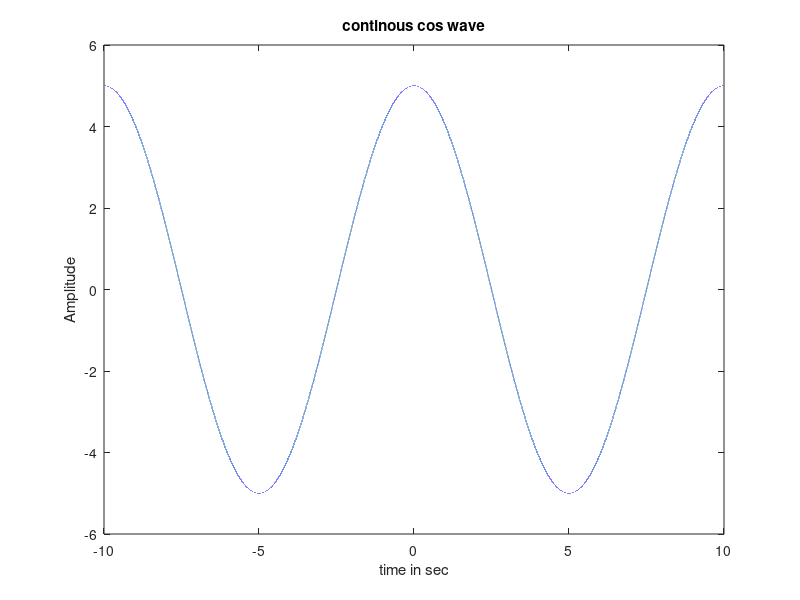

MATLAB code for this plot:
clc;
clear all;
close all;
A=5;
t= -10:0.0001:10;
f=0.1;
w=2*pi*f;
x=A*cos(w*t);
plot(t,x);
xlabel('time in sec');
ylabel('Amplitude');
title('continous cos wave');